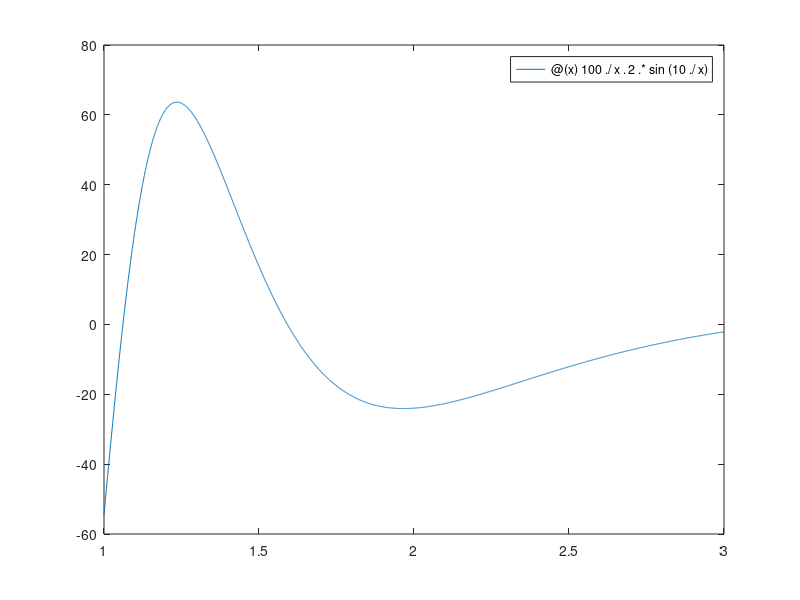

Write MATLAB code to recreate this figure.
a = 1;
b = 3;
epsilon = 0.0001;
real_value = -1.4260247818;
f = @(x) 100 ./ x .^2 .* sin(10 ./ x);
fplot(f, [a, b]);

function y = adquad(a, b, f, epsilon)
  y1 = Simpson(a, b, f);
  y2 = Simpson(a, (a+b)/2, f) + Simpson((a+b)/2, b, f);
  
  if abs(y1 - y2) < 15 * epsilon
    y = y2;
    return;
  else
    y = adquad(a, (a+b)/2, f, epsilon/2) + adquad((a+b)/2, b,f, epsilon/2);
  end
end

function y = Simpson(a, b, f)
  y = (b-a)/6*(f(a) + f(b) + 4*f(a + (b-a)/2));
end

function y = repeated_simpson(a, b, f, n)
    h = (b-a)/n; 
    xi = a:h:b;
    y= h/3*(f(xi(1))+2*sum(f(xi(3:2:end-2)))+4*sum(f(xi(2:2:end)))+f(xi(end)));
end

val_adquad = adquad(a, b, f, epsilon);
val_simpson1 = repeated_simpson(a, b, f, 50);
val_simpson2 = repeated_simpson(a, b, f, 100);

printf("Error adquad: %.20d\n", abs(val_adquad - real_value));
printf("Error with n1=%d is %.20d\n", 50, abs(val_simpson1 - real_value));
printf("Error with n2=%d is %.20d\n", 100, abs(val_simpson2 - real_value));